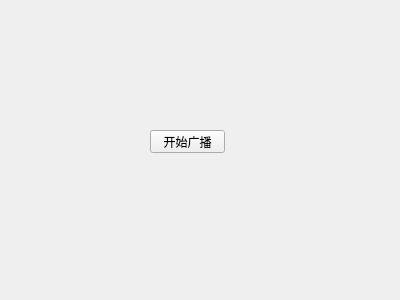
<?xml version="1.0" encoding="UTF-8"?>
<ui version="4.0">
 <class>Widget</class>
 <widget class="QWidget" name="Widget">
  <property name="geometry">
   <rect>
    <x>0</x>
    <y>0</y>
    <width>400</width>
    <height>300</height>
   </rect>
  </property>
  <property name="windowTitle">
   <string>Widget</string>
  </property>
  <widget class="QPushButton" name="pushButton">
   <property name="geometry">
    <rect>
     <x>150</x>
     <y>130</y>
     <width>75</width>
     <height>23</height>
    </rect>
   </property>
   <property name="text">
    <string>开始广播</string>
   </property>
  </widget>
 </widget>
 <layoutdefault spacing="6" margin="11"/>
 <resources/>
 <connections/>
</ui>
